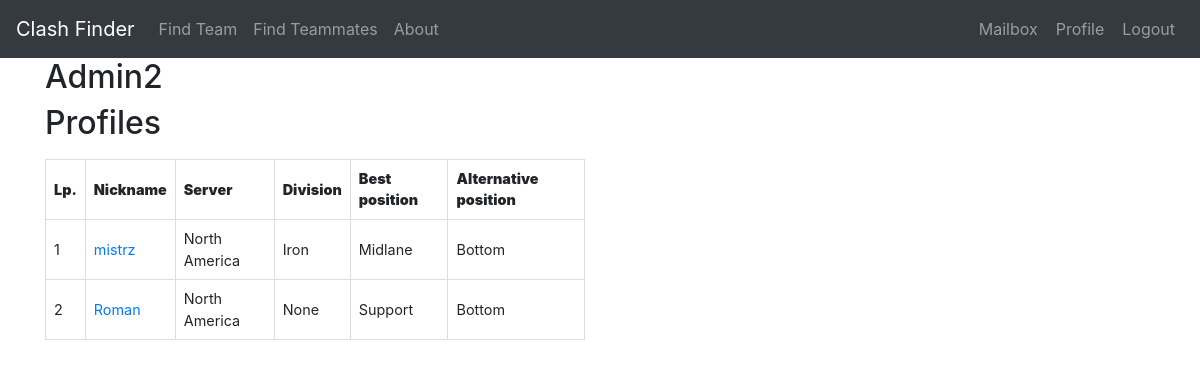
Page /user/admin2 (signed in) on the committed database.
### models.py (models this page shows, shortened)
class User(UserMixin, db.Model):
    id = db.Column(db.Integer, primary_key=True)
    username = db.Column(db.String(64), index=True, unique=True)
    email = db.Column(db.String(120), unique=True, index=True)
    password_hash = db.Column(db.String(128))
    profiles = db.relationship('Profile', backref='User', lazy='dynamic',
                               cascade="all, delete, delete-orphan")  # powiązanie z kontem uzytkownika
    reports = db.relationship('ReportPlayer', backref='Report', lazy='dynamic',
                              cascade="all, delete, delete-orphan")
    invitation_out = db.relationship('ClashInvitation', backref='teamleader', lazy='dynamic',
                                     cascade="all, delete, delete-orphan")
    request_in = db.relationship('ClashRequest', backref='team_creator', lazy='dynamic',
                                 cascade="all, delete, delete-orphan")

class Profile(UserMixin, db.Model):
    id = db.Column(db.Integer, primary_key=True)
    nickname = db.Column(db.String(64), index=True, unique=True)
    server = db.Column(db.String(10), index=True)
    division = db.Column(db.String(20), index=True)
    best_position = db.Column(db.String(20), index=True)
    alternative_position = db.Column(db.String(20), index=True)
    user_id = db.Column(db.Integer, db.ForeignKey('user.id'))
    clash_team = db.relationship('ClashTeam', backref='host', lazy='dynamic')
    invitation_in = db.relationship('ClashInvitation', backref='invitedguest', lazy='dynamic',
                                    cascade="all, delete, delete-orphan")
    request_out = db.relationship('ClashRequest', backref='candidate', lazy='dynamic',
                                  cascade="all, delete, delete-orphan")
    reported = db.relationship('ReportPlayer', backref='Reported', lazy='dynamic',
                               cascade="all, delete, delete-orphan")

### routes.py (the view)
@app.route('/user/<username>', methods=['GET', 'POST'])
@login_required
def user(username):
    user = User.query.filter_by(username=username).first_or_404()
    profiles = Profile.query.filter_by(user_id=user.id).all()
    if len(profiles) == 0:
        profiles = []
    form = ProfileForm()
    return render_template('user.html', profiles=profiles, form=form, user=user, get_server_short_name=get_server_short_name)

### forms.py (called while the page is built)
def get_server_short_name(server_name):
    for server in servers:
        if server[0] == server_name:
            return server[1]
    return ''

### models.py (called while the page is built)
@login.user_loader
def load_user(id):
    return User.query.get(int(id))

### templates/user.html (shortened to what this page needs)
{% extends "base.html" %}
{% block content %}
<div class="container">
	<div class="row">
		<div class="col-sm-6">
			<h2>{{ user.username | title }}</h2>
			{% if profiles %}
			<div class="account-info">
				<label for="profiles">
					<h2>Profiles</h2>
				</label>
				<table>
					<thead>
						<tr>
							<th><strong>Lp.</strong></th>
							<th><strong>Nickname</strong></th>
							<th><strong>Server</strong></th>
							<th><strong>Division</strong></th>
							<th><strong>Best position</strong></th>
							<th><strong>Alternative position</strong></th>
						</tr>
					</thead>
					<tbody>
						{% for profile in profiles %}
						<tr>
							<td>{{ loop.index }}</td>
							<td><a
									href="{{ url_for('profile', nickname=profile.nickname, server=get_server_short_name(profile.server).lower()) }}">{{
									profile.nickname }}</a></td>
							<td>{{ profile.server }}</td>
							<td>{{ profile.division }}</td>
							<td>{{ profile.best_position }}</td>
							<td>{{ profile.alternative_position }}</td>
						</tr>
						{% endfor %}
					</tbody>
				</table>
			</div>
			{% else %}
			<p>Currently you do not have any Profiles.</p>
			{% endif %}
		</div>
	</div>
</div>
{% endblock %}

### templates/user.html (style rules this page uses)
table { border-collapse: collapse; font-size: 0.9em; border: 1px solid #ddd; }
th { border: 1px solid #ddd; padding: 8px; text-align: left; }
td { border: 1px solid #ddd; padding: 8px; }

### rows in the picture
User: username "Admin2"
Profile: nickname "mistrz", server "North America", division "Iron", best_position "Midlane", alternative_position "Bottom"
Profile: nickname "Roman", server "North America", division "None", best_position "Support", alternative_position "Bottom"
